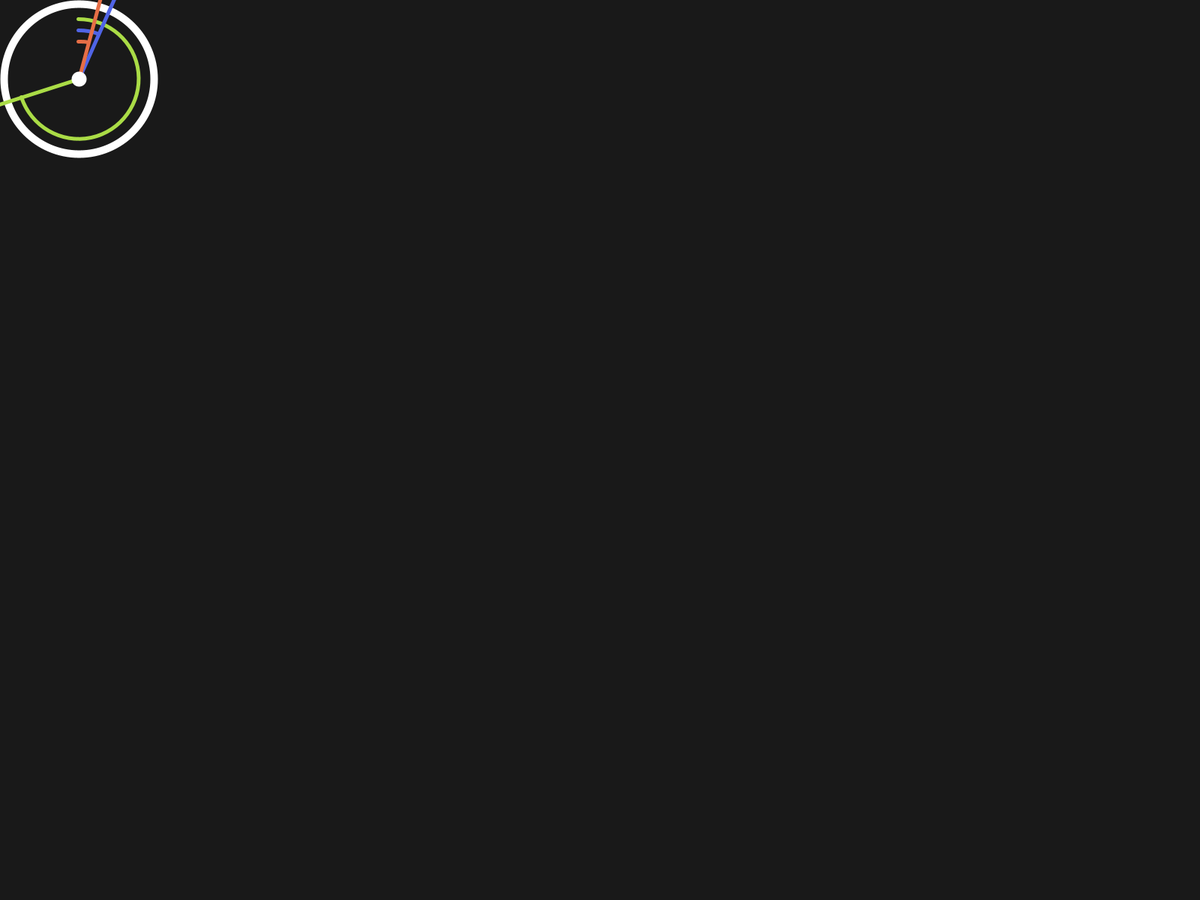
Frame 1 (no input)
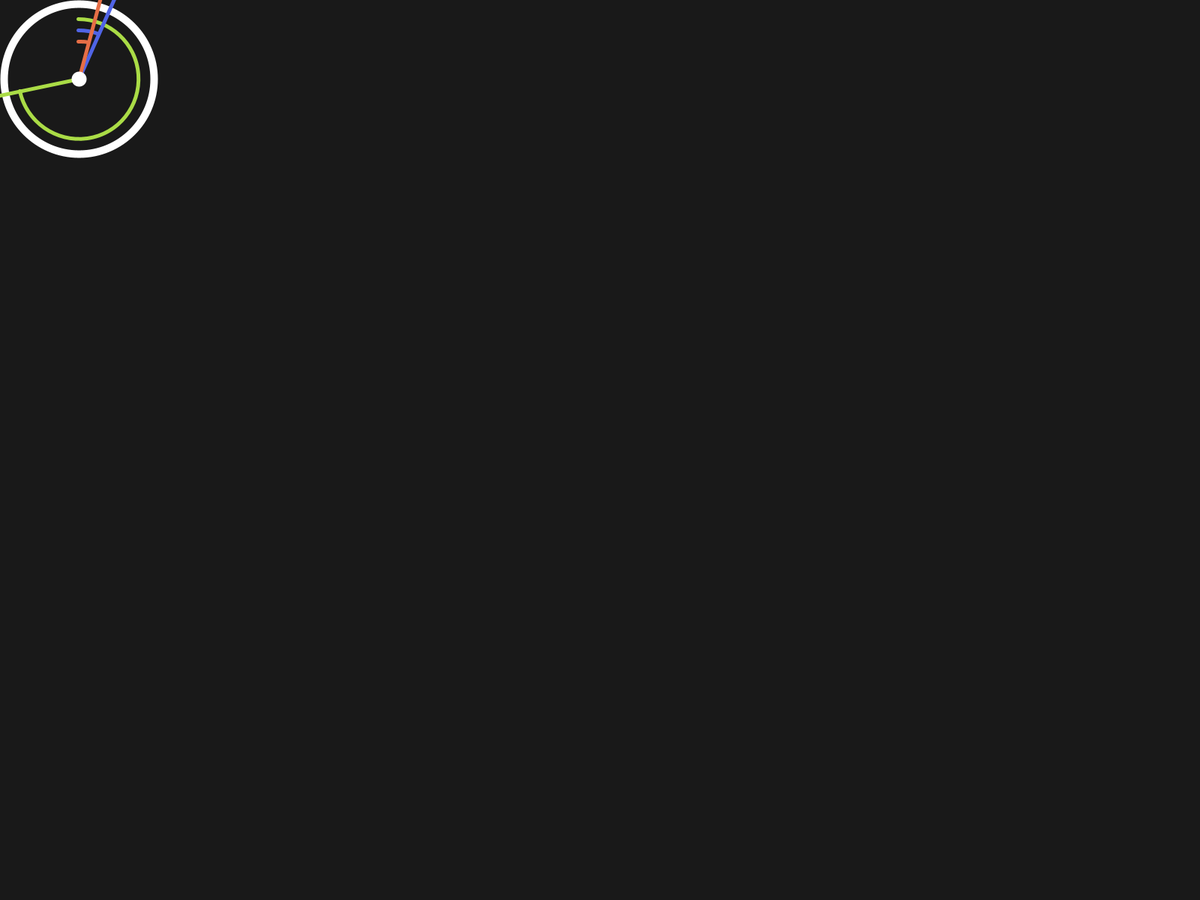
Frame 60 (the mouse pressed at the canvas centre just before this capture)
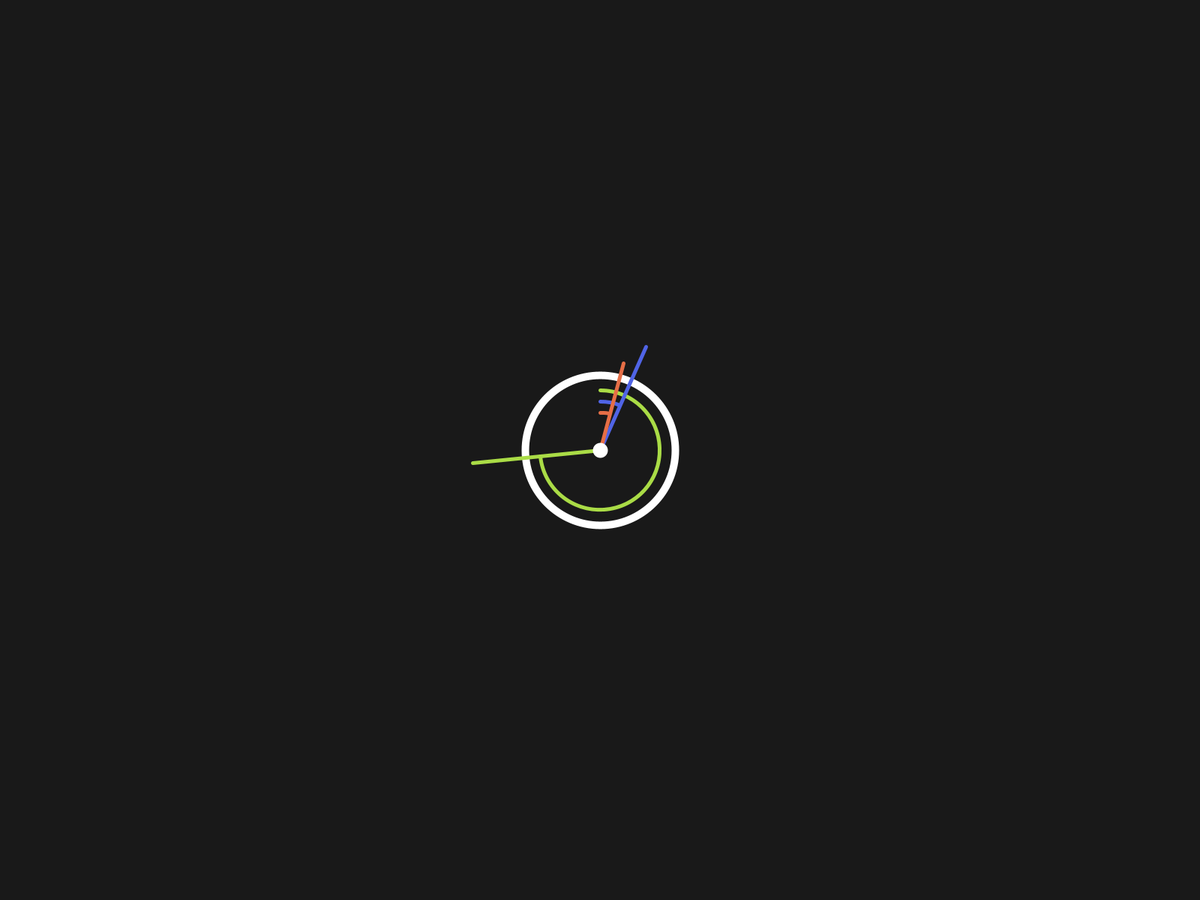
Frame 120 (the mouse held since frame 60 and released just before this capture)

The Processing sketch that drew these frames (run headless with seeded random() and noise(); from frame 60 on, the mouse is pressed at the canvas centre):

// Processing sketch: sketch__clock
// ── sketch__clock.pde

void setup(){
  //size(800, 800);
  pixelDensity(2);
  fullScreen();
}

void draw(){
  background(25);
  
  float xm = map(mouseX, 0, width, 105, width-105);
  float ym = map(mouseY, 0, height, 105, height-105);
  
  clock(xm, ym);
  
}
// ── clock.pde
void clock(float x, float y){
  
    noFill();
    stroke(255);
    strokeWeight(10);
    ellipse(x, y, 200, 200);
      
    float s = second();
    float m = minute();
    float h = hour();
    float hr = map(h, 0, 24, 0, 360);
    float mn = map(m, 0, 60, 0, 360);
    float sc = map(s, 0, 60, 0, 360);
    
    //sec
    noFill();
    stroke(170, 220, 70);
    strokeWeight(5);
    arc(x, y, 160, 160, -PI/2, radians(sc-90));
    pushMatrix();
    stroke(170, 220, 70);
    strokeWeight(5);
    line(x, y, x+170*cos(radians(sc-90)), y+170*sin(radians(sc-90)) );
    popMatrix();
    
    //min
    noFill();
    stroke(80, 100, 230);
    strokeWeight(5);
    arc(x, y, 130, 130, -PI/2, radians(mn-90));
    pushMatrix();
    stroke(80, 100, 230);
    strokeWeight(5);
    line(x, y, x+150*cos(radians(mn-90)), y+150*sin(radians(mn-90)) );
    popMatrix();
    
    //hrs
    noFill();
    stroke(230, 110, 70);
    strokeWeight(5);
    arc(x, y, 100, 100, -PI/2, radians(hr-90));
    pushMatrix();
    stroke(230, 110, 70);
    strokeWeight(5);
    line(x, y, x+120*cos(radians(hr-90)), y+120*sin(radians(hr-90)) );
    popMatrix();
    
    stroke(255, 255, 255);
    strokeWeight(20);
    line(x, y, x, y);
    
}
